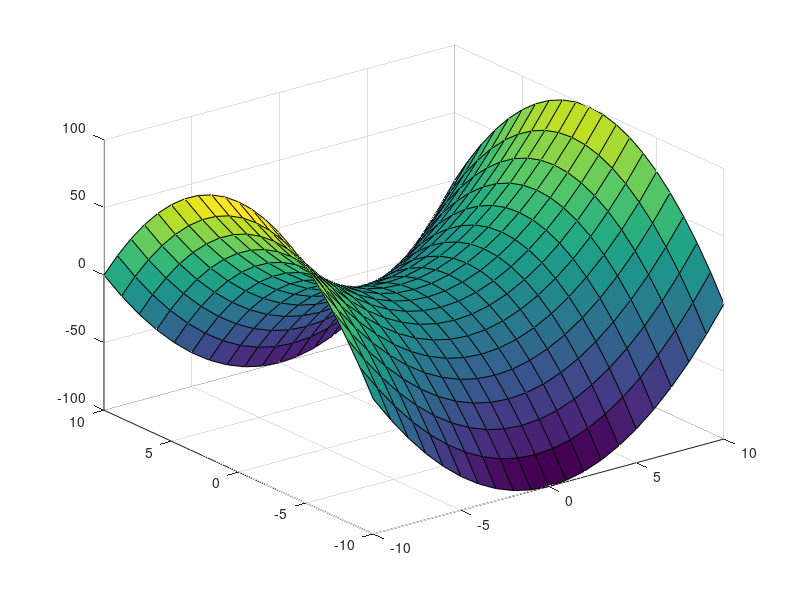
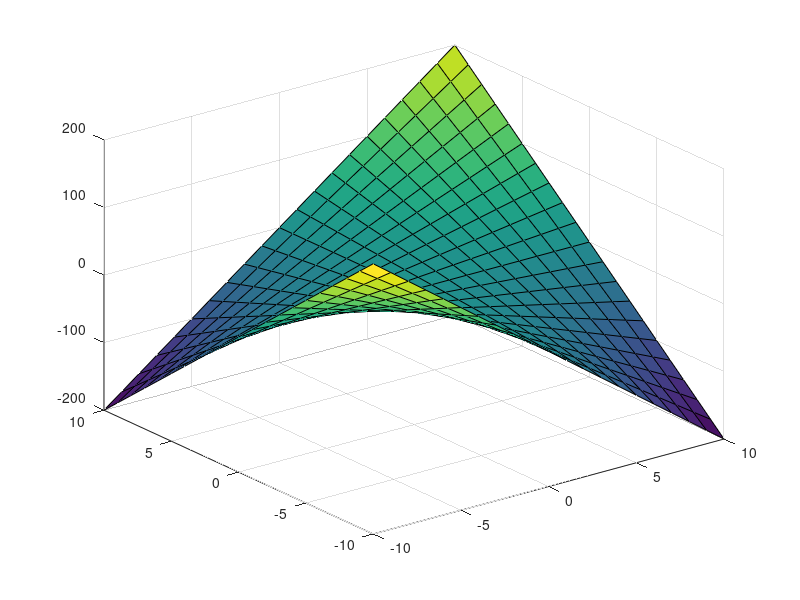
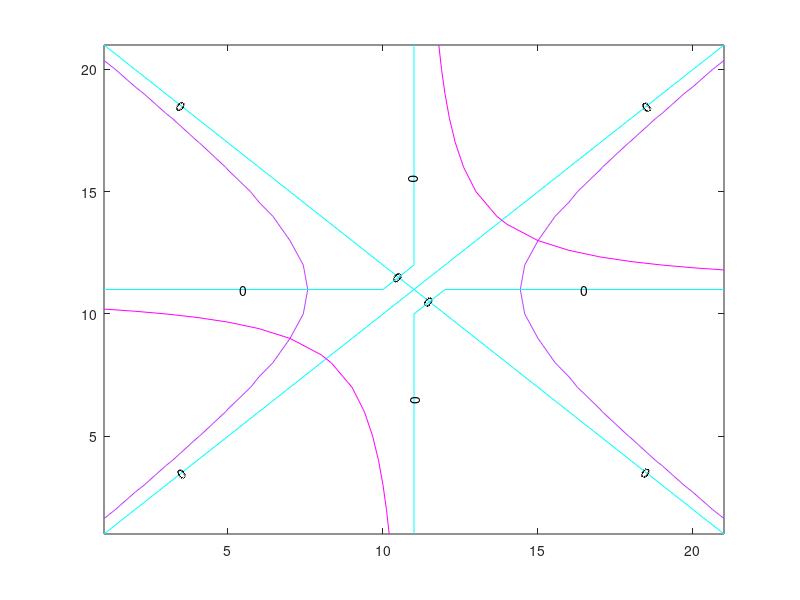
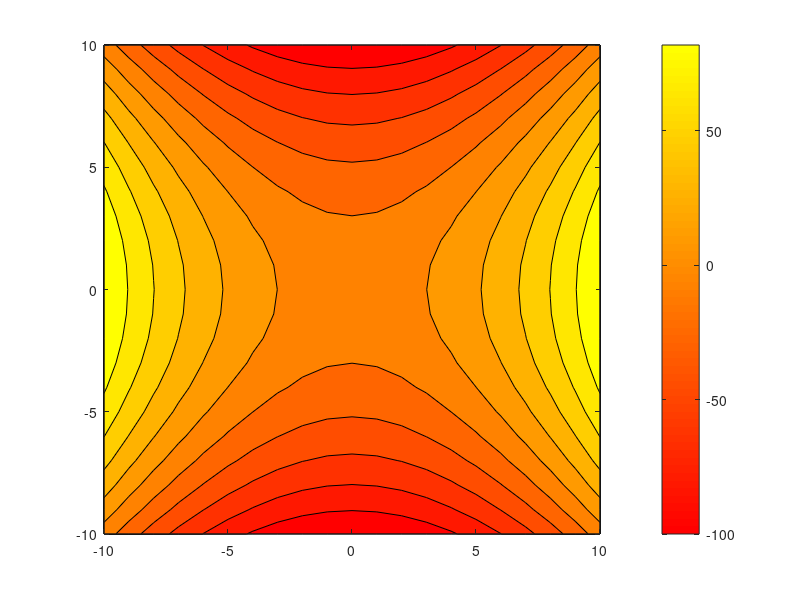

Source code (MATLAB) for these figures, in order: (Note: this script raises an error after producing the figures.)
%% 5.9

[x1, x2] = meshgrid(-10:1:10,-10:1:10)

f1 = x1.^2-x2.^2;
f2 = 2*x1*x2; % This does not work :)--:(

for i=1:numel(x1(:,1))
    for j = 1:numel(x1(1,:))
        f2(j,i) = 2*x1(j,i)*x2(j,i);
    end
end
%%
figure(1)
surf(x1,x2,f1);
figure(2)
surf(x1,x2,f2);
%%
figure(3)
[C,h1] = contour(f1,[0 12]);
set(h1,'ShowText','on','TextStep',get(h1,'LevelStep')*2)
colormap cool
hold on
%figure(4)
[C,h2] = contour(f2,[0 16]);
set(h2,'ShowText','on','TextStep',get(h2,'LevelStep')*2)
colormap cool
%%
figure(5)
[C,h] = contourf(x1,x2,f1,10);
colormap autumn
colorbar

%% 5.10 
% a
syms x1 x2;
y = 2 + [1 0]*[x1-1;x2]+[x1-1 x2]*[0 -1/2;-1/2 1/2]*[x1-1;x2]
expand(y)

